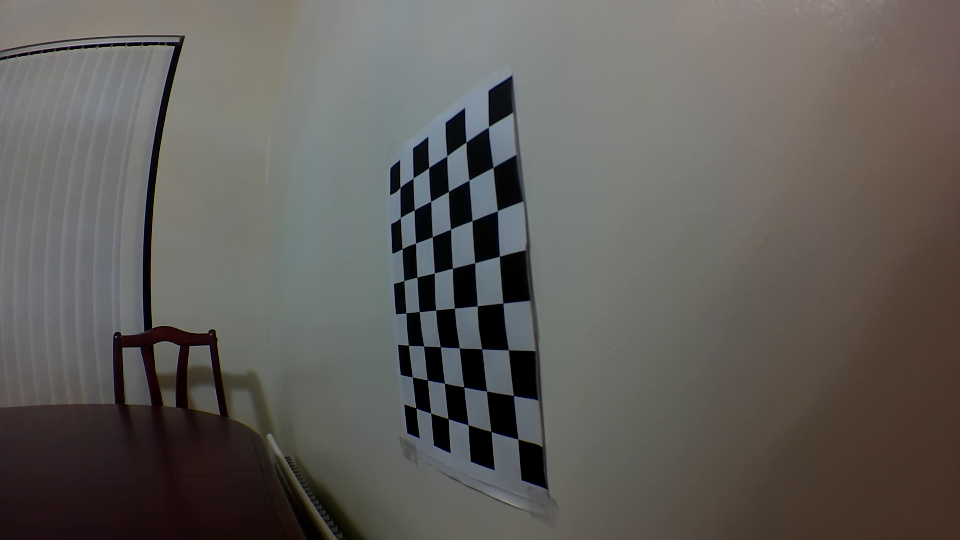
#> input picture utils/OS08A10_distorted_images/21.png, 1920 x 1080 px (shown at 1/2 size)
$ python -i augmentations.py   (imports and definitions only)
#> lines starting #> are read from the running program, lines starting #| are printed output that depends on the picture
#> further down, picture is the input picture: shape (1080, 1920, 3); mean B, G, R 90, 93.6, 96.5
"""
Image augmentation functions
"""

import math
import random

import cv2
import numpy as np

from utils.metrics import bbox_ioa


def augment_hsv(im, hgain=0.5, sgain=0.5, vgain=0.5):
    # HSV color-space augmentation
#> called with hgain = 0.5, sgain = 0.5, vgain = 0.5
    if hgain or sgain or vgain:
        r = np.random.uniform(-1, 1, 3) * [hgain, sgain, vgain] + 1  # random gains
        hue, sat, val = cv2.split(cv2.cvtColor(im, cv2.COLOR_BGR2HSV))
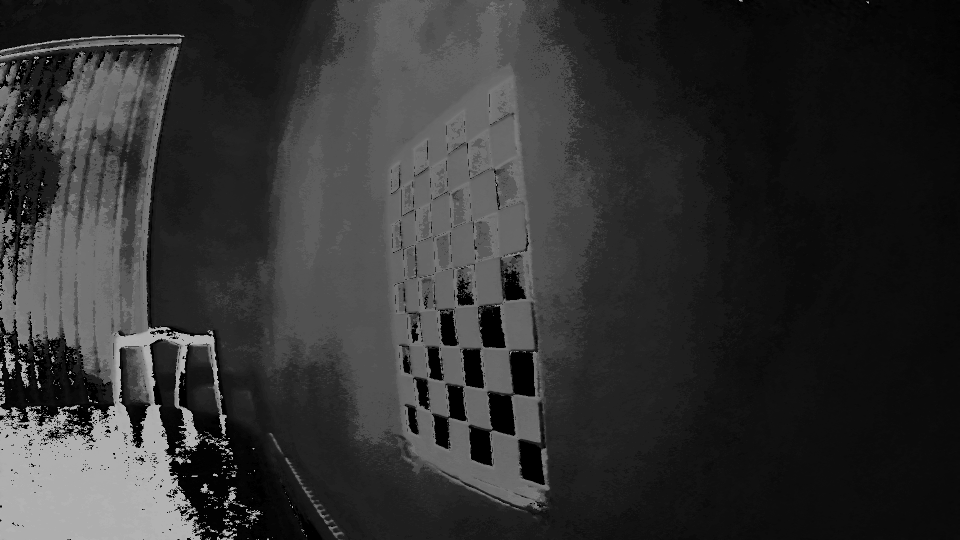
#> hue: shape (1080, 1920) (shown at 1/2 size); min 0, max 179, mean 49.8
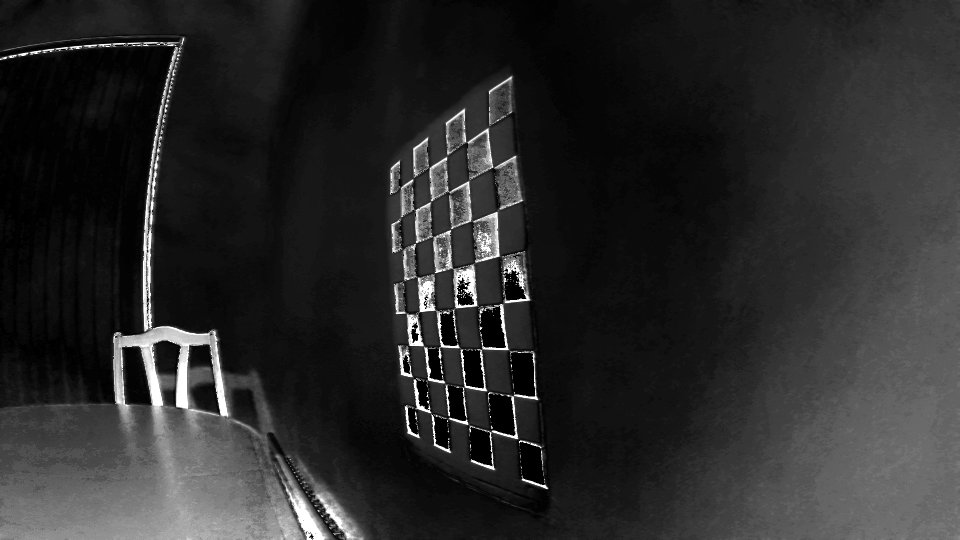
#> sat: shape (1080, 1920) (shown at 1/2 size); min 0, max 255, mean 42.1
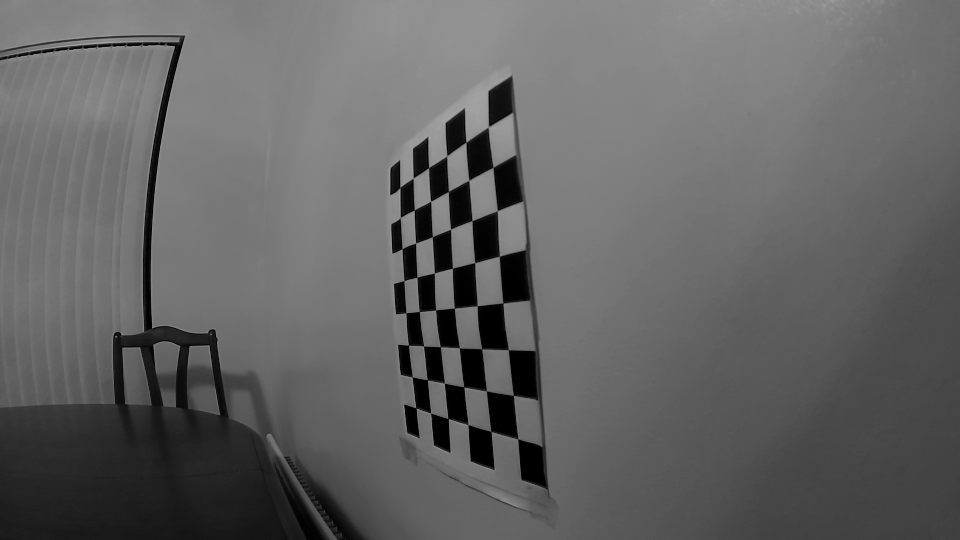
#> val: shape (1080, 1920) (shown at 1/2 size); min 0, max 179, mean 99.3
        dtype = im.dtype  # uint8

        x = np.arange(0, 256, dtype=r.dtype)
        lut_hue = ((x * r[0]) % 180).astype(dtype)
        lut_sat = np.clip(x * r[1], 0, 255).astype(dtype)
#> lut_sat = 256 values from 0 to 255
        lut_val = np.clip(x * r[2], 0, 255).astype(dtype)
#> lut_val = 256 values from 0 to 255

        im_hsv = cv2.merge((cv2.LUT(hue, lut_hue), cv2.LUT(sat, lut_sat), cv2.LUT(val, lut_val)))
#> im_hsv: shape (1080, 1920, 3); mean H, S, V 43.2, 49.9, 109
        cv2.cvtColor(im_hsv, cv2.COLOR_HSV2BGR, dst=im)  # no return needed


# [212 lines left out: functions hist_equalize, replicate, letterbox, random_perspective, cutout, mixup and 2 more, not called in this run]

>>> import cv2
>>> picture = cv2.imread('OS08A10_distorted_images/21.png')
>>> result = augment_hsv(picture)

$ run again, on utils/OS08A10_distorted_images/22.png
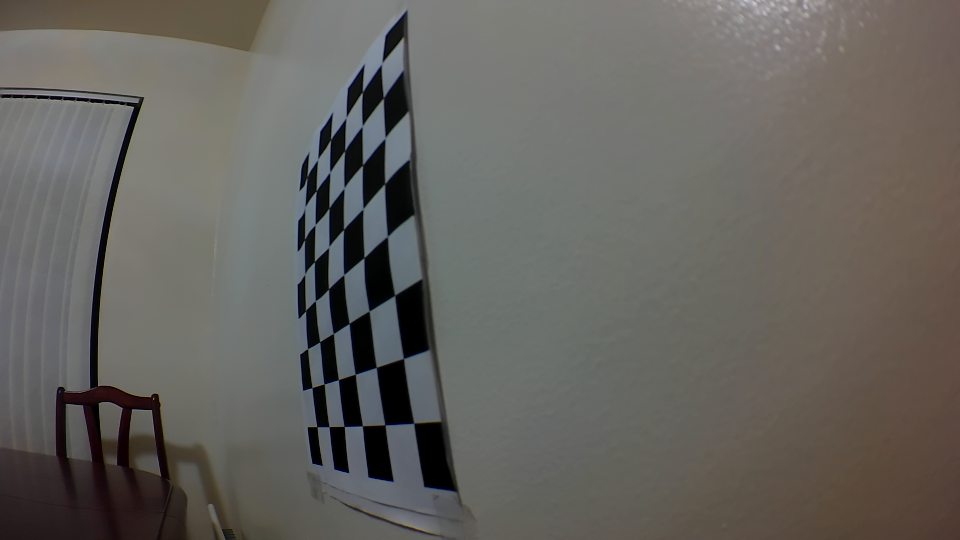
#> input picture utils/OS08A10_distorted_images/22.png, 1920 x 1080 px (shown at 1/2 size)
#> picture is the input picture: shape (1080, 1920, 3); mean B, G, R 94.2, 98.6, 100.9
#> in augment_hsv, `hue, sat, val = cv2.split(cv2.cvtColor(im, cv2.COLOR_BGR2HSV))`:
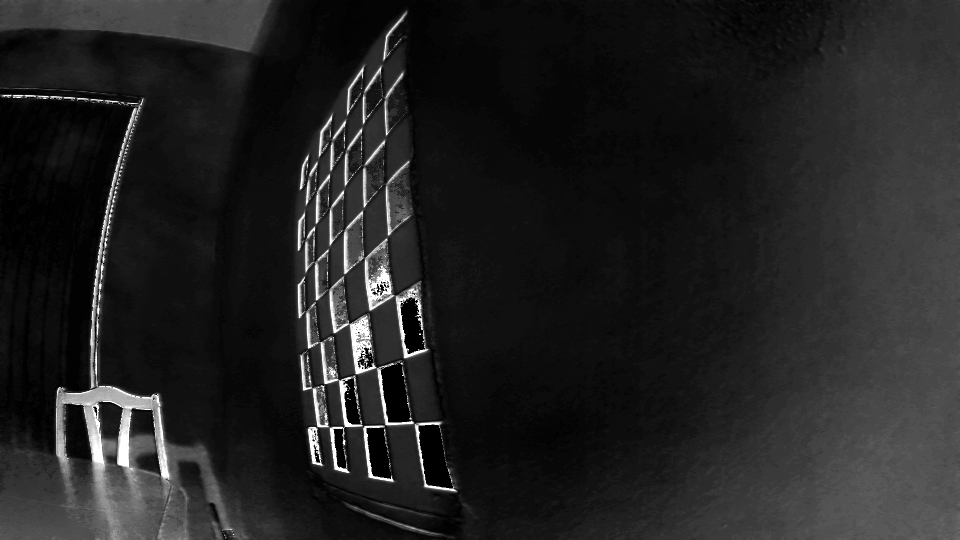
#> sat: shape (1080, 1920) (shown at 1/2 size); min 0, max 255, mean 34.2
#> in augment_hsv, `hue, sat, val = cv2.split(cv2.cvtColor(im, cv2.COLOR_BGR2HSV))`:
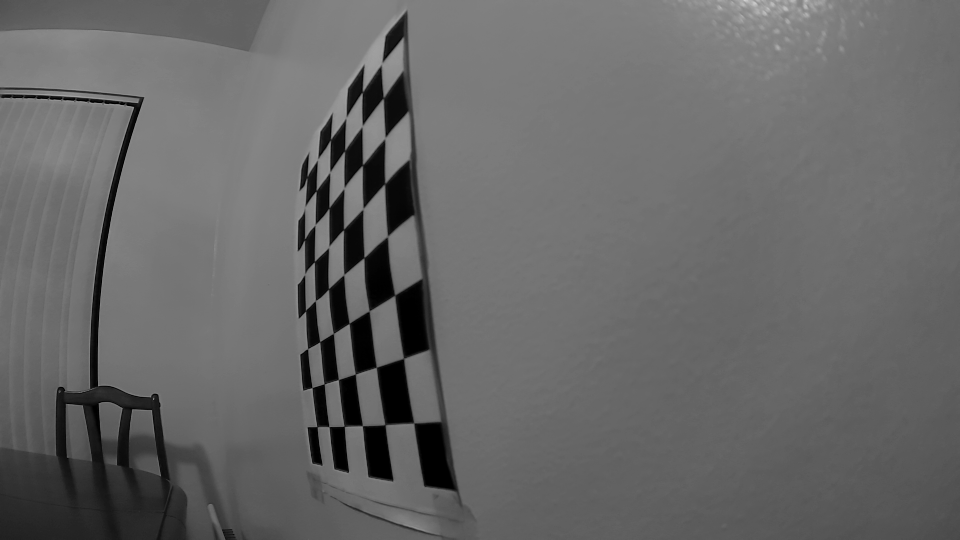
#> val: shape (1080, 1920) (shown at 1/2 size); min 0, max 213, mean 103.4
#> im_hsv: shape (1080, 1920, 3); mean H, S, V 43.8, 40.5, 113.6

$ run again, on utils/OS08A10_distorted_images/29.png
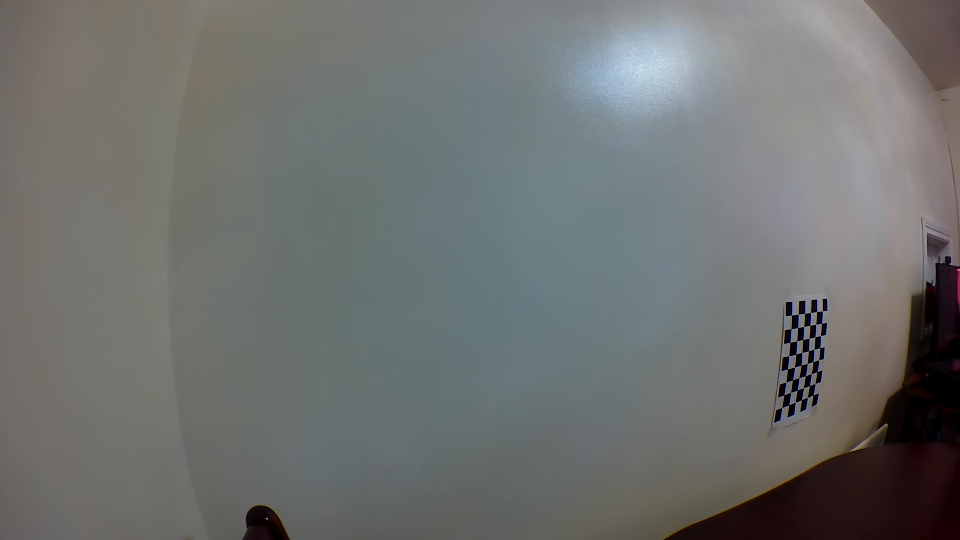
#> input picture utils/OS08A10_distorted_images/29.png, 1920 x 1080 px (shown at 1/2 size)
#> picture is the input picture: shape (1080, 1920, 3); mean B, G, R 111.8, 113.2, 110.7
#> in augment_hsv, `hue, sat, val = cv2.split(cv2.cvtColor(im, cv2.COLOR_BGR2HSV))`:
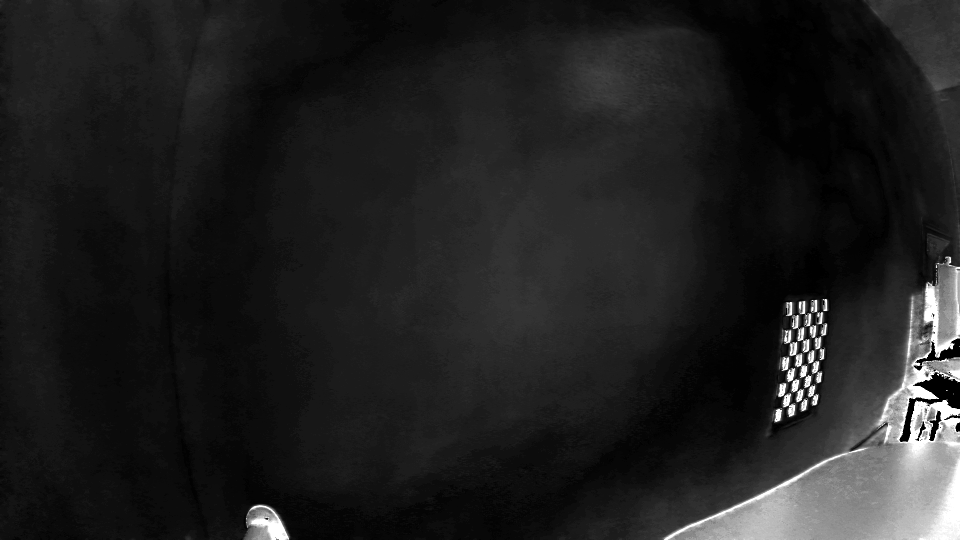
#> sat: shape (1080, 1920) (shown at 1/2 size); min 0, max 255, mean 31.9
#> in augment_hsv, `hue, sat, val = cv2.split(cv2.cvtColor(im, cv2.COLOR_BGR2HSV))`:
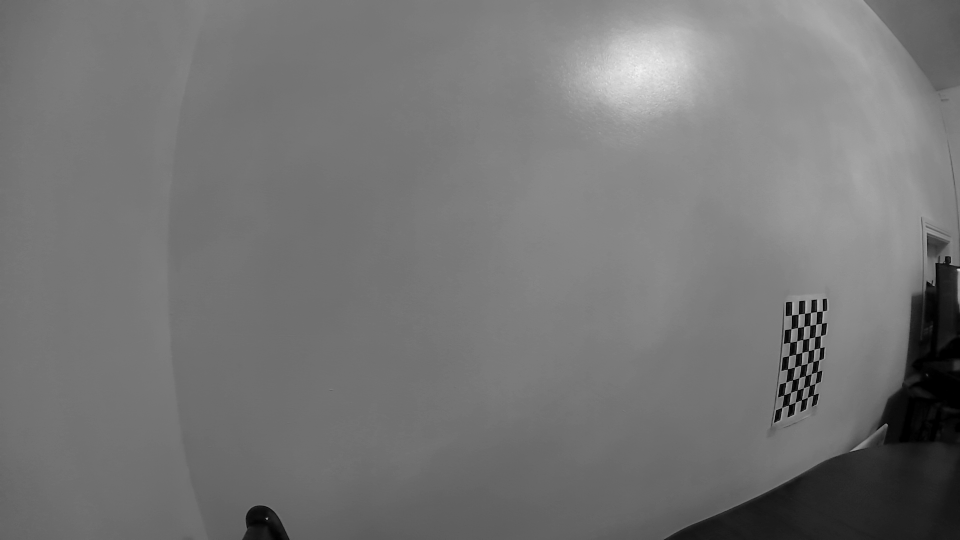
#> val: shape (1080, 1920) (shown at 1/2 size); min 0, max 244, mean 117.2
#> im_hsv: shape (1080, 1920, 3); mean H, S, V 60.1, 37.6, 128.7

$ run again, on utils/OS08A10_distorted_images/31.png
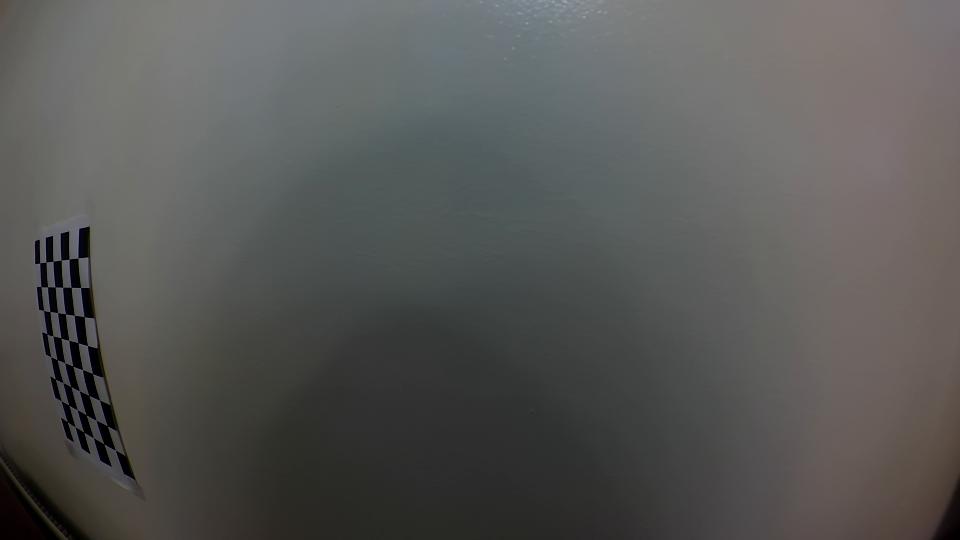
#> input picture utils/OS08A10_distorted_images/31.png, 1920 x 1080 px (shown at 1/2 size)
#> picture is the input picture: shape (1080, 1920, 3); mean B, G, R 85.1, 87, 86.8
#> in augment_hsv, `hue, sat, val = cv2.split(cv2.cvtColor(im, cv2.COLOR_BGR2HSV))`:
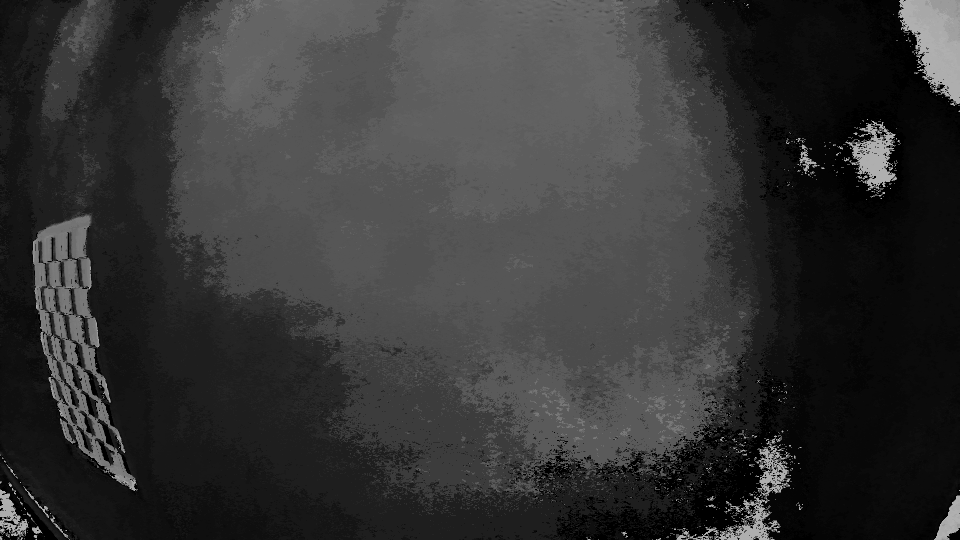
#> hue: shape (1080, 1920) (shown at 1/2 size); min 0, max 178, mean 52.8
#> in augment_hsv, `hue, sat, val = cv2.split(cv2.cvtColor(im, cv2.COLOR_BGR2HSV))`:
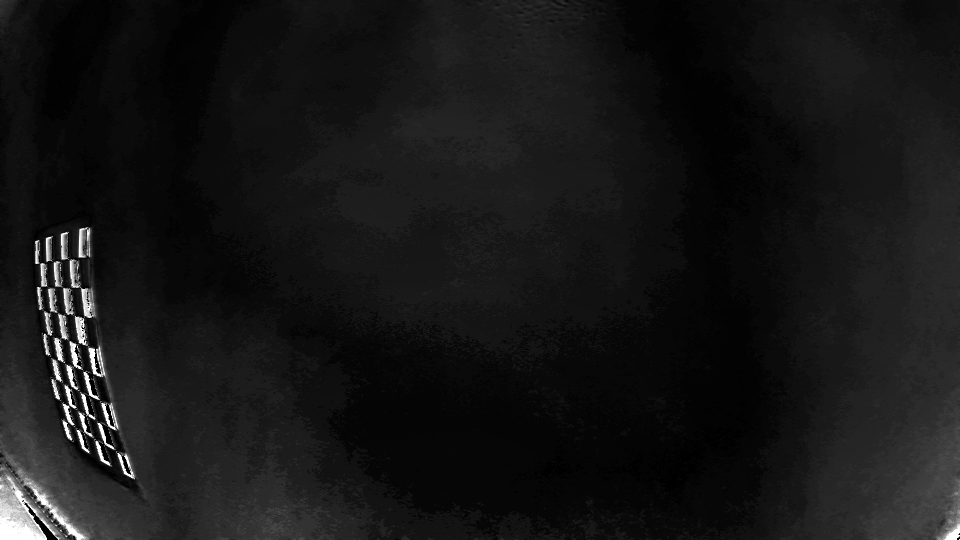
#> sat: shape (1080, 1920) (shown at 1/2 size); min 0, max 255, mean 22.1
#> im_hsv: shape (1080, 1920, 3); mean H, S, V 52.2, 26, 98.3
